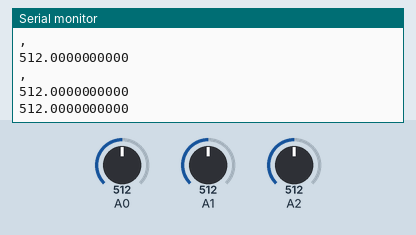
The sketch below on a simulated Arduino Uno, built with avr-gcc and run on an emulated ATmega328P. Shown: the last lines printed to the serial monitor. The inputs (shaded band) are chosen by the test bench; at power-on: A0 = 512, A2 = 512, A1 = 512.

Above: at 1.2 s.
1.3 s: A0 set to 716
At 2.1 s:
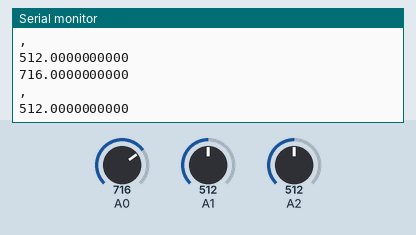
2.8 s: A2 set to 716
At 3.5 s:
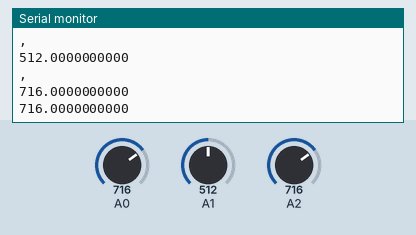
4.3 s: A1 set to 306
5.8 s: A0 set to 900
At 6.4 s:
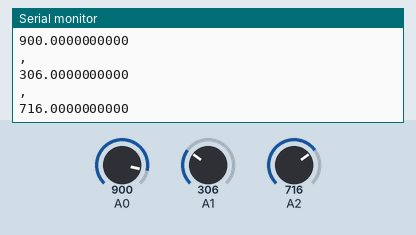
7.3 s: A1 set to 122
At 8.0 s:
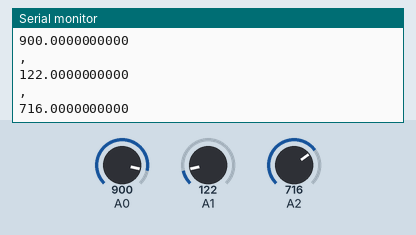
8.8 s: A2 set to 511
At 9.7 s:
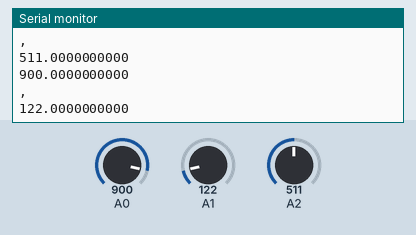
Timing chart, 0 to 11.3 s (numbered marks = the images above; inputs shaded):
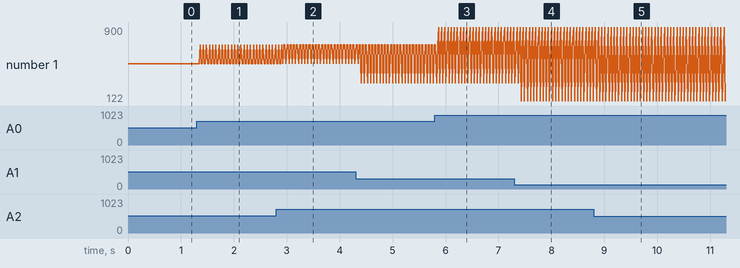

Measured:
- after the input at 1.3 s, the serial monitor: prints a new line after 0.06 s (image 1)
- after the input at 5.8 s, the serial monitor: prints a new line after 0.07 s (image 3)
- after the input at 7.3 s, the serial monitor: prints a new line after 0.13 s (image 4)
- after the input at 8.8 s, the serial monitor: prints a new line after 0.13 s (image 5)
- plotted number 1: 512 → 716 after the input at 1.3 s, 716 → 900 after the input at 5.8 s, 900 → 122 after the input at 7.3 s

The sketch:

UnoBluetooth2_Serial.ino
```cpp
#include <SoftwareSerial.h>

double x,y,z;
int num;

SoftwareSerial mySerial(6,7);

void setup(){

 pinMode(A0, INPUT);
 pinMode(A1, INPUT);
 pinMode(A2, INPUT);
 Serial.begin(9600);

}

void loop(){
  x=analogRead(A0);
  y=analogRead(A1);
  z=analogRead(A2);
//  x=(x-350)/60;


  //Serial.println("A");

  Serial.println(x,DEC);
  Serial.println(',');
  Serial.println(y,DEC);
  Serial.println(',');
  Serial.println(z,DEC);
  Serial.println('\n');
  delay(10);
  //num = random(-1,1);
  //Serial.write(num);


  //worked once with only x and \n with print() and bluesmirf


}
```
